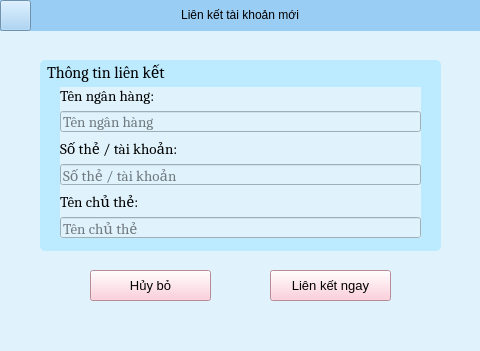
<?xml version="1.0" encoding="UTF-8"?>
<ui version="4.0">
 <class>lienkettkmoi_form</class>
 <widget class="QMainWindow" name="lienkettkmoi_form">
  <property name="geometry">
   <rect>
    <x>0</x>
    <y>0</y>
    <width>480</width>
    <height>351</height>
   </rect>
  </property>
  <property name="windowTitle">
   <string>Liên kết tài khoản mới</string>
  </property>
  <property name="styleSheet">
   <string notr="true">background-color: rgb(224, 243, 253);</string>
  </property>
  <widget class="QWidget" name="centralwidget">
   <widget class="QLabel" name="label">
    <property name="geometry">
     <rect>
      <x>0</x>
      <y>0</y>
      <width>480</width>
      <height>31</height>
     </rect>
    </property>
    <property name="styleSheet">
     <string notr="true">background-color: rgb(154, 205, 244);
font: 16pt &quot;Cambria&quot;;</string>
    </property>
    <property name="text">
     <string>&lt;html&gt;&lt;head/&gt;&lt;body&gt;&lt;p align=&quot;center&quot;&gt;Liên kết tài khoản mới&lt;/p&gt;&lt;/body&gt;&lt;/html&gt;</string>
    </property>
   </widget>
   <widget class="QPushButton" name="btn_return">
    <property name="geometry">
     <rect>
      <x>0</x>
      <y>0</y>
      <width>31</width>
      <height>31</height>
     </rect>
    </property>
    <property name="styleSheet">
     <string notr="true">background-color: rgb(154, 205, 244);</string>
    </property>
    <property name="text">
     <string/>
    </property>
    <property name="icon">
     <iconset>
      <normaloff>../../../Downloads/left-arrow.png</normaloff>../../../Downloads/left-arrow.png</iconset>
    </property>
   </widget>
   <widget class="QLabel" name="label_6">
    <property name="geometry">
     <rect>
      <x>40</x>
      <y>60</y>
      <width>401</width>
      <height>191</height>
     </rect>
    </property>
    <property name="font">
     <font>
      <family>Cambria</family>
      <pointsize>12</pointsize>
      <weight>50</weight>
      <italic>false</italic>
      <bold>false</bold>
     </font>
    </property>
    <property name="styleSheet">
     <string notr="true">background-color: rgb(188, 234, 255);
font: 12pt &quot;Cambria&quot;;
border-radius:5px</string>
    </property>
    <property name="text">
     <string>  Thông tin liên kết</string>
    </property>
    <property name="alignment">
     <set>Qt::AlignLeading|Qt::AlignLeft|Qt::AlignTop</set>
    </property>
   </widget>
   <widget class="QWidget" name="verticalLayoutWidget">
    <property name="geometry">
     <rect>
      <x>60</x>
      <y>87</y>
      <width>361</width>
      <height>151</height>
     </rect>
    </property>
    <layout class="QVBoxLayout" name="verticalLayout">
     <item>
      <widget class="QLabel" name="label_4">
       <property name="font">
        <font>
         <family>Cambria</family>
         <pointsize>11</pointsize>
        </font>
       </property>
       <property name="text">
        <string>Tên ngân hàng:</string>
       </property>
      </widget>
     </item>
     <item>
      <widget class="QLineEdit" name="txt_timnh">
       <property name="font">
        <font>
         <family>Cambria</family>
         <pointsize>11</pointsize>
        </font>
       </property>
       <property name="styleSheet">
        <string notr="true"/>
       </property>
       <property name="placeholderText">
        <string>Tên ngân hàng</string>
       </property>
      </widget>
     </item>
     <item>
      <widget class="QLabel" name="label_2">
       <property name="font">
        <font>
         <family>Cambria</family>
         <pointsize>11</pointsize>
        </font>
       </property>
       <property name="text">
        <string>Số thẻ / tài khoản:</string>
       </property>
      </widget>
     </item>
     <item>
      <widget class="QLineEdit" name="txt_stk">
       <property name="font">
        <font>
         <family>Cambria</family>
         <pointsize>11</pointsize>
        </font>
       </property>
       <property name="placeholderText">
        <string>Số thẻ / tài khoản</string>
       </property>
      </widget>
     </item>
     <item>
      <widget class="QLabel" name="label_3">
       <property name="font">
        <font>
         <family>Cambria</family>
         <pointsize>11</pointsize>
        </font>
       </property>
       <property name="text">
        <string>Tên chủ thẻ:</string>
       </property>
      </widget>
     </item>
     <item>
      <widget class="QLineEdit" name="txt_ten">
       <property name="font">
        <font>
         <family>Cambria</family>
         <pointsize>11</pointsize>
        </font>
       </property>
       <property name="placeholderText">
        <string>Tên chủ thẻ</string>
       </property>
      </widget>
     </item>
    </layout>
   </widget>
   <widget class="QPushButton" name="btn_huy">
    <property name="geometry">
     <rect>
      <x>90</x>
      <y>270</y>
      <width>121</width>
      <height>31</height>
     </rect>
    </property>
    <property name="font">
     <font>
      <pointsize>10</pointsize>
     </font>
    </property>
    <property name="styleSheet">
     <string notr="true">background-color: rgb(255, 194, 209);
</string>
    </property>
    <property name="text">
     <string>Hủy bỏ</string>
    </property>
   </widget>
   <widget class="QPushButton" name="btn_lienket">
    <property name="geometry">
     <rect>
      <x>270</x>
      <y>270</y>
      <width>121</width>
      <height>31</height>
     </rect>
    </property>
    <property name="font">
     <font>
      <pointsize>10</pointsize>
     </font>
    </property>
    <property name="styleSheet">
     <string notr="true">background-color: rgb(255, 194, 209);
</string>
    </property>
    <property name="text">
     <string>Liên kết ngay</string>
    </property>
   </widget>
  </widget>
  <widget class="QMenuBar" name="menubar">
   <property name="geometry">
    <rect>
     <x>0</x>
     <y>0</y>
     <width>480</width>
     <height>18</height>
    </rect>
   </property>
  </widget>
  <widget class="QStatusBar" name="statusbar"/>
 </widget>
 <resources/>
 <connections/>
</ui>
